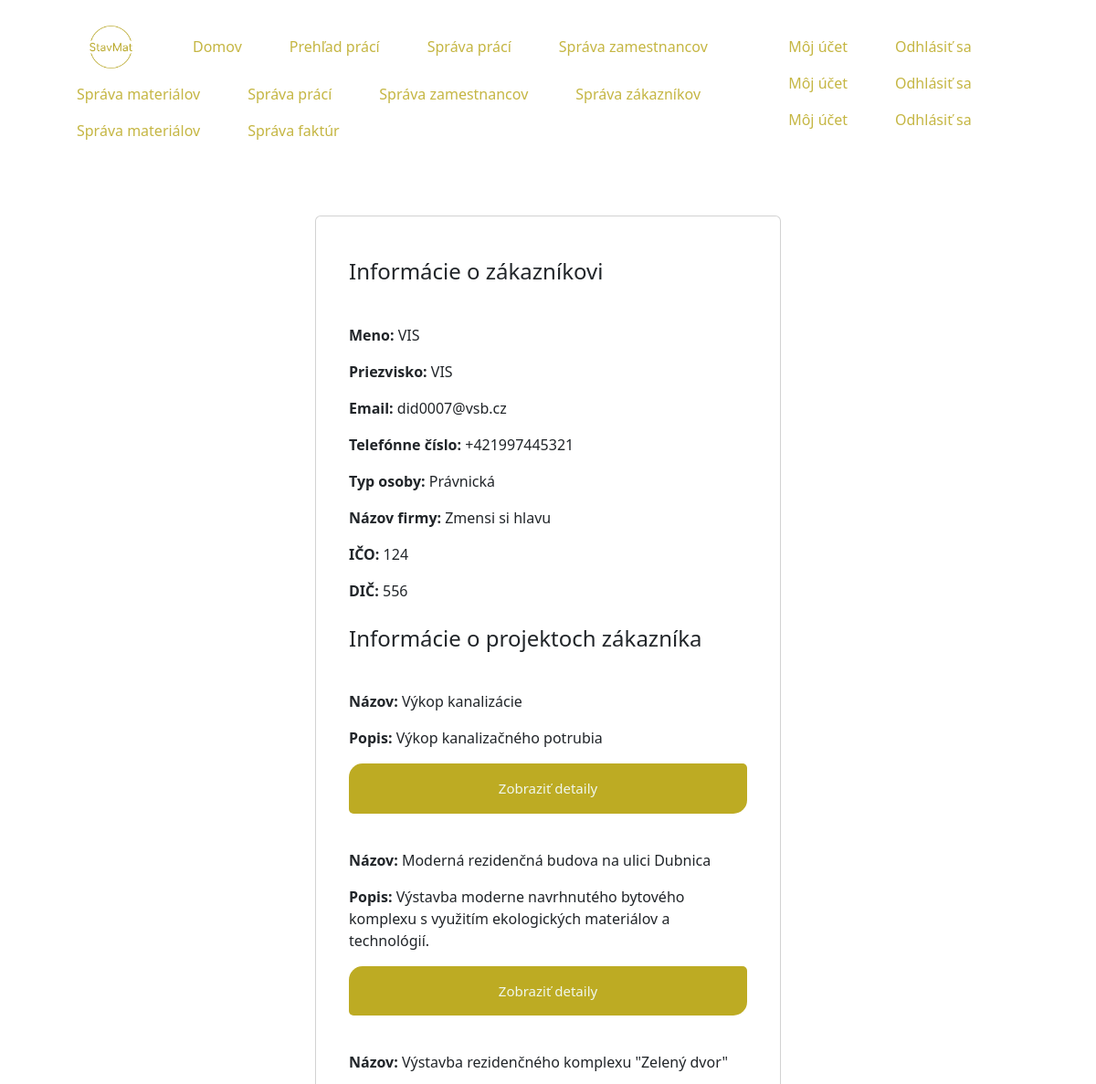
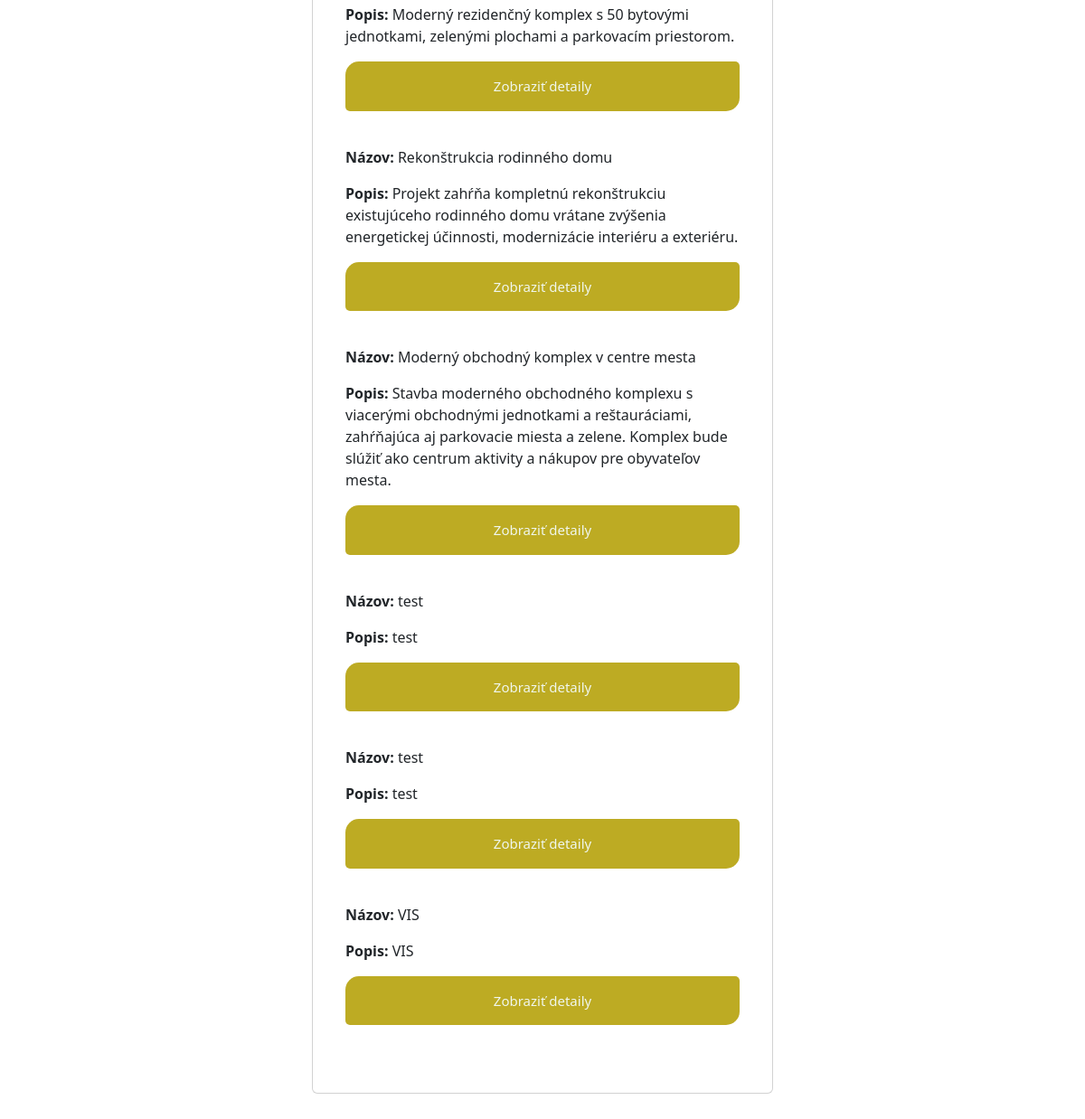
Screenshot of /employee/customer/info/24/ (signed in) with the database file from the repository (2 pictures, top to bottom).
### stavMat/models.py (models this page shows, shortened)
class Zakaznici(models.Model):
    meno = models.CharField(max_length=50)
    priezvisko = models.CharField(max_length=50)
    email = models.CharField(max_length=50)
    telefon = models.CharField(max_length=20, verbose_name='Telefón')
    FYZICKA_OSOBA = 'F'
    PRAVNICKA_OSOBA = 'P'
    TYPY_OSOB = [
        (FYZICKA_OSOBA, 'Fyzická osoba'),
        (PRAVNICKA_OSOBA, 'Právnická osoba'),
    ]
    typ_osoby = models.CharField(max_length=1, choices=TYPY_OSOB)
    nazov_firmy = models.CharField(max_length=50, null=True, blank=True, verbose_name='Názov firmy', unique=True,
                                   error_messages={'unique': 'Tento názov firmy už existuje.'})
    ico = models.CharField(max_length=20, null=True, blank=True, verbose_name='IČO', unique=True,
                           error_messages={'unique': 'Toto IČO už existuje.'})
    dic = models.CharField(max_length=20, null=True, blank=True, verbose_name='DIČ', unique=True,
                           error_messages={'unique': 'Toto DIČ už existuje.'})
    prihlasovacie_meno = models.CharField(max_length=50)
    prihlasovacie_heslo = models.CharField(max_length=16)

class Projekt(models.Model):
    nazov = models.CharField(max_length=100, verbose_name='Názov')
    popis = models.TextField()
    adresa = models.CharField(max_length=30)
    psc = models.CharField(max_length=10, verbose_name='PSČ')
    mesto = models.CharField(max_length=20)
    stat = models.CharField(max_length=30, verbose_name='Štát')
    datum_zaciatku = models.DateField('Dátum začiatku')
    datum_ukoncenia = models.DateField(verbose_name='Dátum ukončenia', null=True, blank=True)
    UKONČENÝ = 'U'
    NEUKONČENÝ = 'N'
    STAVY_PROJEKTU = [
        (UKONČENÝ, 'Ukončený'),
        (NEUKONČENÝ, 'Neukončený'),
    ]
    stav = models.CharField(max_length=50, choices=STAVY_PROJEKTU)
    celkovy_rozpocet = models.DecimalField(max_digits=10, decimal_places=2, verbose_name='Celkový rozpočet')
    zakaznik = models.ForeignKey('Zakaznici', null=True, on_delete=models.CASCADE, verbose_name='Zákazník')

### stavMat/views.py (the view)
# urls.py: path('employee/customer/info/<int:zakaznik_id>/', views.customer_info, name='customer_info'),
@login_required
def customer_info(request, zakaznik_id):
    zakaznik = Zakaznici.objects.get(pk=zakaznik_id)
    projekt = Projekt.objects.filter(zakaznik=zakaznik)
    return render(request, 'stavMat/login_employee_customer_info.html', {'zakaznik': zakaznik, 'projekt': projekt})

### stavMat/templates/stavMat/login_employee_customer_info.html (shortened to what this page needs)
{% extends "stavMat/base_customer.html" %}
{% load static %}
{% block head %}
    <link rel="stylesheet" type="text/css" href="{% static 'project_info.css' %}">
    <link href="{% static 'form_base.css' %}" rel="stylesheet">
{% endblock %}
{% block body %}
    <div class="container section">
    <div class="card">
        <div class="card-body">
            <h4 class="card-title">Informácie o zákazníkovi</h4>
            <p><span class="p-bold">Meno:</span> {{ zakaznik.meno }}</p>
            <p><span class="p-bold">Priezvisko:</span> {{ zakaznik.priezvisko }}</p>
            <p><span class="p-bold">Email:</span> {{ zakaznik.email }}</p>
            <p><span class="p-bold">Telefónne číslo:</span> {{ zakaznik.telefon }}</p>
            {% if zakaznik.typ_osoby == 'F' %}
                <p><span class="p-bold">Typ osoby:</span> Fyzická</p>
            {% else %}
                <p><span class="p-bold">Typ osoby:</span> Právnická</p>
            {% endif %}
            {% if zakaznik.typ_osoby == 'P' %}
                <p><span class="p-bold">Názov firmy:</span> {{ zakaznik.nazov_firmy }}</p>
                <p><span class="p-bold">IČO:</span> {{ zakaznik.ico }}</p>
                <p><span class="p-bold">DIČ:</span> {{ zakaznik.dic }}</p>
            {% endif %}
            <h4 class="card-title">Informácie o projektoch zákazníka</h4>
            {% for p in projekt %}
                <div class="work_align">
                <div class="col">
                    <p><span class="p-bold">Názov:</span> {{ p.nazov }}</p>
                    <p><span class="p-bold">Popis:</span> {{ p.popis }}</p>
                    <div class="row">
                        <div class="col">
                            <a class="btn" type="submit" href="{% url 'project_info' p.pk %}">Zobraziť
                                detaily</a>
                        </div>
                    </div>
                </div>
                <br>
            {% endfor %}
            </div>
        </div>
    </div>
{% endblock %}

### stavMat/templates/stavMat/base_customer.html (shortened to what this page needs)
{% load static %}
<!DOCTYPE html>
<html lang="cz">
<head>
    <link href="https://cdn.jsdelivr.net/npm/bootstrap@5.3.3/dist/css/bootstrap.min.css" rel="stylesheet"
>
    <link href="{% static 'customer_index.css' %}" rel="stylesheet">
    {% block head %}
    {% endblock %}
</head>
<body>
<div class="container-fluid px-5 pb-2 header">
    <div class="left-items">
        <ul class="nav">
            <li class="nav-item">
                <a class="nav-link" href="{% url 'index' %}">
                    <img src="{% static 'resources/Logo.png' %}" width="75" height="46.76">
                </a>
            </li>
            <li class="nav-item">
                <a class="nav-link active" href="{% url 'customer' %}">Domov</a>
            </li>
            {% if user.is_authenticated %}
                {% if user.groups.all %}
                    {% for group in user.groups.all %}
                        {% if group.name == 'Zamestnanec' %}
                            <li class="nav-item">
                                <a class="nav-link" href="{% url 'employee_work' %}">Prehľad prácí</a>
                            </li>
                        {% endif %}
                        {% if group.name == 'Hlavný zamestnanec' %}
                            <li class="nav-item">
                                <a class="nav-link" href="{% url 'employee_work' %}">Správa prácí</a>
                            </li>
                            <li class="nav-item">
                                <a class="nav-link" href="{% url 'employee_details' %}">Správa zamestnancov</a>
                            </li>
                            <li class="nav-item">
                                <a class="nav-link" href="{% url 'employee_materials' %}">Správa materiálov</a>
                            </li>
                        {% endif %}
                        {% if group.name == 'Vedúci podniku' %}
                            <li class="nav-item">
                                <a class="nav-link" href="{% url 'employee_work' %}">Správa prácí</a>
                            </li>
                            <li class="nav-item">
                                <a class="nav-link" href="{% url 'employee_details' %}">Správa zamestnancov</a>
                            </li>
                            <li class="nav-item">
                                <a class="nav-link" href="{% url 'employee_customer' %}">Správa zákazníkov</a>
                            </li>
                            <li class="nav-item">
                                <a class="nav-link" href="{% url 'employee_materials' %}">Správa materiálov</a>
                            </li>
                            <li class="nav-item">
                                <a class="nav-link" href="{% url 'employee_faktura' %}">Správa faktúr</a>
                            </li>
                        {% endif %}
                    {% endfor %}
                {% endif %}
            {% endif %}
        </ul>
    </div>
    <div class="right-items">
        <ul class="nav">
            {% if user.is_authenticated %}
                {% for group in user.groups.all %}
                    {% if group.name == 'Zákazník' %}
                        <li class="nav-item">
                            <a class="nav-link" href="{% url 'user_account' %}">Môj účet</a>
                        </li>
                        <li class="nav-item">
                            <a class="nav-link" href="{% url 'logout_customer' %}">Odhlásiť sa</a>
                        </li>
                    {% else %}
                        <li class="nav-item">
                            <a class="nav-link" href="{% url 'employee_account' %}">Môj účet</a>
                        </li>
                        <li class="nav-item">
                            <a class="nav-link" href="{% url 'logout_employee' %}">Odhlásiť sa</a>
                        </li>
                    {% endif %}
                {% endfor %}
            {% endif %}
        </ul>
    </div>
</div>
{% block body %}
{% endblock %}
</body>
</html>

### stavMat/static/customer_index.css (style rules this page uses)
.header { display: flex; justify-content: space-between; align-items: center; margin: 20px auto; }
.nav { display: flex; align-items: center; padding: 0; margin: 0; }
.nav-item { margin-left: 20px; }
a.nav-link { color: #C5B643; text-decoration: none; }

### stavMat/static/project_info.css (style rules this page uses)
.section { display: flex; align-items: center; justify-content: center; padding: 45px; width: 75vh; }
.card { width: 100%; margin: 0 0 20px 0; padding: 20px; }
.card-title { padding: 10px 0 35px 0; }
.btn { margin: 10px 0 15px 0; padding: 10px; background-color: #BDAB23; color: #F0F7EE; font-size: 12px; width: 100%; border-radius: 15px 5px 15px 5px; }
.p-bold { font-weight: bold; }

### stavMat/static/form_base.css (style rules this page uses)
.btn { margin: 0 0 15px 0; padding: 15px; background-color: #BDAB23; color: #F0F7EE; font-size: 15px; width: 100%; border-radius: 15px 5px 15px 5px; }

### rows the page displays
Zakaznici: meno "VIS", priezvisko "VIS", email "did0007@vsb.cz", telefon "+421997445321", nazov_firmy "Zmensi si hlavu", ico "124", dic "556"
Projekt: nazov "Výkop kanalizácie", popis "Výkop kanalizačného potrubia"
Projekt: nazov "Moderná rezidenčná budova na ulici Dubnica", popis "Výstavba moderne navrhnutého bytového komplexu s využitím ekologických materiálov a technológií."
Projekt: nazov "Výstavba rezidenčného komplexu \"Zelený dvor\"", popis "Moderný rezidenčný komplex s 50 bytovými jednotkami, zelenými plochami a parkovacím priestorom."
Projekt: nazov "Rekonštrukcia rodinného domu", popis "Projekt zahŕňa kompletnú rekonštrukciu existujúceho rodinného domu vrátane zvýšenia energetickej účinnosti, modernizácie interiéru a exteriéru."
Projekt: nazov "Moderný obchodný komplex v centre mesta", popis "Stavba moderného obchodného komplexu s viacerými obchodnými jednotkami a reštauráciami, zahŕňajúca aj parkovacie miesta a zelene. Komplex bude slúžiť ako centrum aktivity a nákupov pre obyvateľov mesta."
Projekt: nazov "test", popis "test"
Projekt: nazov "test", popis "test"
Projekt: nazov "VIS", popis "VIS"
